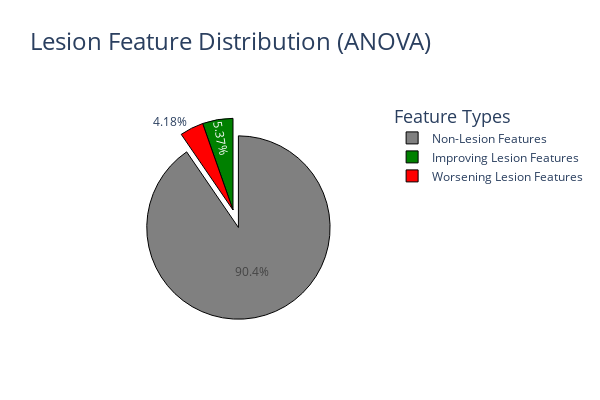

Notebook cell for this chart:
### Code cell
### USING ANOVA PAIRWISE TEST 
lesion_anova_df = treatment_effect_df_expanded[treatment_effect_df_expanded['Significance All Healthy vs B Sick & C Sick'] != 'n.s.']
print(f"Number of significant features that describe the lesion (ALL pre vs B & C post): {lesion_anova_df.shape[0]}")

improving_lesion_anova_df = lesion_anova_df[lesion_anova_df['direction'] == 'towards_healthy']
avg_improving_effect_size = improving_lesion_anova_df['change_effect_size'].mean()
print(f"Number of significant lesion features that improve: {improving_lesion_anova_df.shape[0]}. Average effect size: {avg_improving_effect_size:.2f}")

worsening_lesion_anova_df = lesion_anova_df[lesion_anova_df['direction'] == 'away_from_healthy']
avg_worsening_effect_size = worsening_lesion_anova_df['change_effect_size'].mean()
print(f"Number of significant lesion features that worsen: {worsening_lesion_anova_df.shape[0]}. Average effect size: {avg_worsening_effect_size:.2f}")


print('-'*40)
treatment_anova_df = treatment_effect_df_expanded[treatment_effect_df_expanded['Significance B Sick & C Sick vs E Treatment'] != 'n.s.']
print(f"Number of significant features that describe the treatment effect (B & C post vs E post): {treatment_anova_df.shape[0]}")

improving_treatment_anova_df = treatment_anova_df[treatment_anova_df['direction'] == 'towards_healthy']
avg_improving_effect_size = improving_treatment_anova_df['change_effect_size'].mean()
print(f"Number of significant treatment features that improve: {improving_treatment_anova_df.shape[0]}. Average effect size: {avg_improving_effect_size:.2f}")

worsening_treatment_anova_df = treatment_anova_df[treatment_anova_df['direction'] == 'away_from_healthy']
avg_worsening_effect_size = worsening_treatment_anova_df['change_effect_size'].mean()
print(f"Number of significant treatment features that worsen: {worsening_treatment_anova_df.shape[0]}. Average effect size: {avg_worsening_effect_size:.2f}")

print('-'*40)

intersecting_features = set(treatment_anova_df['Feature']).intersection(set(lesion_anova_df['Feature']))

print('-'*40)
print(f"Number of intersecting features between the two comparisons: {len(intersecting_features)}")
print(f"Number of intersecting features that improve: {len(intersecting_features & set(improving_treatment_anova_df['Feature']))}")
print(f"Number of intersecting features that worsen: {len(intersecting_features & set(worsening_treatment_anova_df['Feature']))}")

## Use a venn diagram to display the features
venn2(subsets = (len(treatment_effect_df_expanded[treatment_effect_df_expanded['Significance All Healthy vs B Sick & C Sick'] != 'n.s.']), len(treatment_effect_df_expanded[treatment_effect_df_expanded['Significance B Sick & C Sick vs E Treatment'] != 'n.s.']), len(intersecting_features)),
      set_labels = ('Lesion', 
                    'Treatment'),
      set_colors=("red",
                  "green"),alpha=0.7)

# add outline
venn2_circles(subsets=(len(treatment_effect_df_expanded[treatment_effect_df_expanded['Significance All Healthy vs B Sick & C Sick'] != 'n.s.']), len(treatment_effect_df_expanded[treatment_effect_df_expanded['Significance B Sick & C Sick vs E Treatment'] != 'n.s.']), len(intersecting_features)))

plt.title("Venn Diagram of Lesion and Treatment Features (ANOVA)", fontsize=16)
# plt.savefig(os.path.join('./', 'venn_diagram_lesion_treatment.svg'), dpi=300, bbox_inches='tight')
plt.show()

## Lesion Feature Distribution pie
labels = ("Improving Lesion Features", "Worsening Lesion Features", "Non-Lesion Features")
sizes = (
    improving_lesion_anova_df.shape[0],
    worsening_lesion_anova_df.shape[0],
    treatment_effect_df_expanded[treatment_effect_df_expanded['Significance All Healthy vs B Sick & C Sick'] == 'n.s.'].shape[0]
)
lesion_fig = go.Figure(
    data=[go.Pie(
        labels=labels, 
        values=sizes, 
        pull=[0, 0, 0.2],
        marker=dict(colors=['green', 'red', 'grey'], line=dict(color='black', width=1))
        )]
)
lesion_fig.update_layout(
    title_text="Lesion Feature Distribution (ANOVA)",
    title_font_size=24,
    legend_title_text="Feature Types",
    legend_title_font_size=18,
    height=400,
    width=600,
)

# lesion_fig.write_image(os.path.join('./', 'lesion_feature_distribution.svg'))
lesion_fig.show()

## Treatment Feature Distribution pie
labels = ("Improving Treatment Features", "Worsening Treatment Features", "Non-Lesion Features")
sizes = (
    improving_treatment_anova_df.shape[0],
    worsening_treatment_anova_df.shape[0],
    treatment_effect_df_expanded[treatment_effect_df_expanded['Significance All Healthy vs B Sick & C Sick'] == 'n.s.'].shape[0]
)
treatment_fig = go.Figure(
    data=[go.Pie(
        labels=labels,
        values=sizes,
        pull=[0, 0, 0.2],
        marker=dict(colors=['green', 'red', 'grey'], line=dict(color='black', width=1))
    )]
)
treatment_fig.update_layout(
    title_text="Treatment Feature Distribution (ANOVA)",
    title_font_size=24,
    legend_title_text="Feature Types",
    legend_title_font_size=18,
    height=400,
    width=600,
)

# treatment_fig.write_image(os.path.join('./', 'treatment_feature_distribution.svg'))
treatment_fig.show()

### Figure 1 — Plotly figure (JSON) as saved in the notebook; plotly's stock layout.template omitted (floating-point values rounded to 4 significant figures)
{"data": [{"labels": ["Improving Lesion Features", "Worsening Lesion Features", "Non-Lesion Features"], "marker": {"colors": ["green", "red", "grey"], "line": {"color": "black", "width": 1}}, "pull": [0, 0, 0.2], "type": "pie", "values": [144, 112, 2424]}], "layout": {"height": 400, "legend": {"title": {"font": {"size": 18}, "text": "Feature Types"}}, "title": {"font": {"size": 24}, "text": "Lesion Feature Distribution (ANOVA)"}, "width": 600}}
